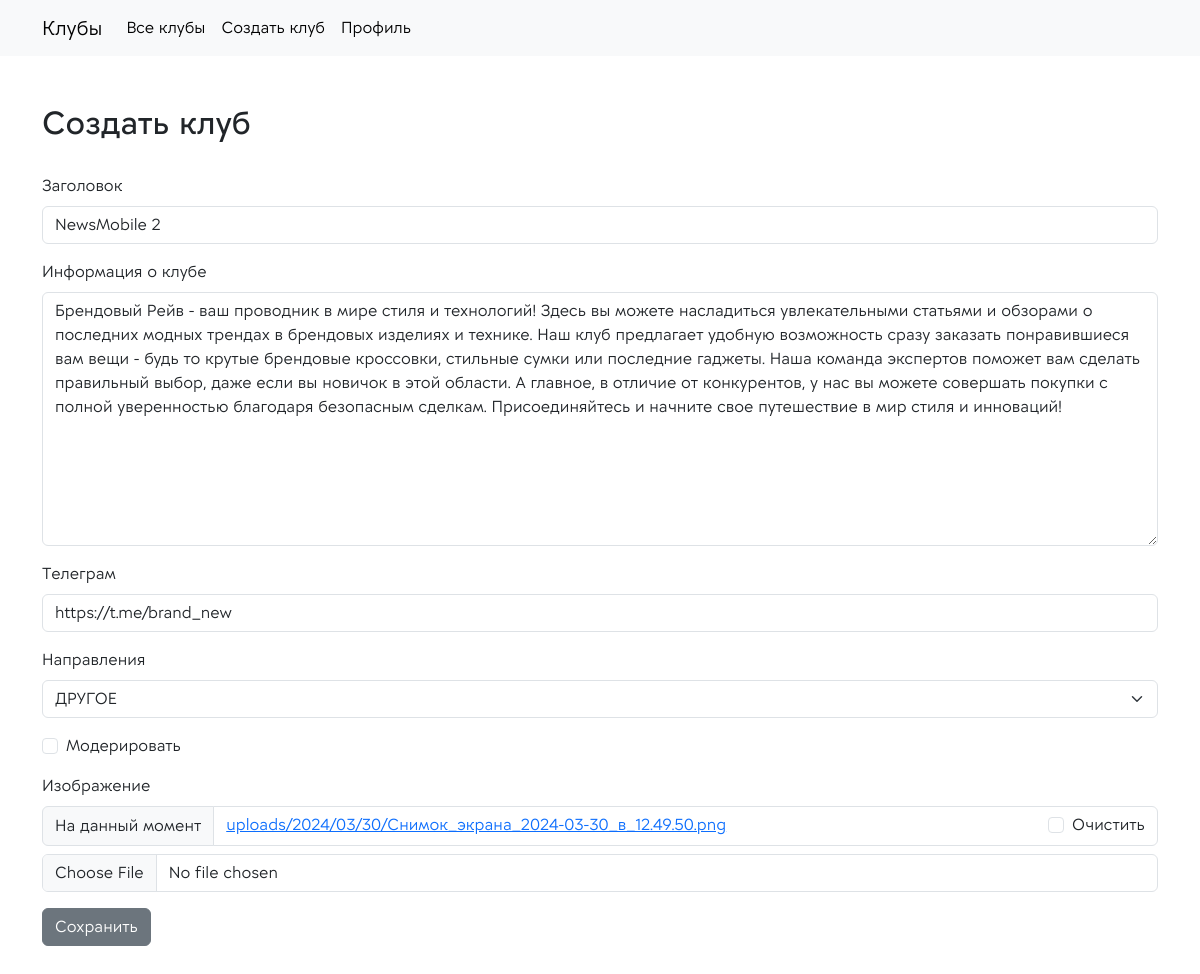
Page /brendovyij-rejv/edit-club/ (signed in) on the committed database.
### app_clubs/models.py (models this page shows, shortened)
class BaseModel(models.Model):
    format_choices = [
        ("Онлайн", "Онлайн"),
        ("Офлайн", "Офлайн"),
    ]
    title = models.CharField(max_length=128, verbose_name='Заголовок')
    slug = models.SlugField(max_length=128, db_index=True, null=False, blank=True, unique=True)
    club = models.ForeignKey("Club", on_delete=models.SET_NULL, null=True, blank=True)
    class Meta:
        abstract = True

class Club(BaseModel):
    club = None
    admins = models.ManyToManyField(get_user_model(), related_name='clubsadmins')
    not_approved = models.ManyToManyField(get_user_model(), related_name='notapproved', null=True, blank=True)
    description = models.TextField(blank=True, null=True, verbose_name='Информация о клубе')
    short_desc = CKEditor5Field(blank=True, null=True, verbose_name="Доп.информация о клубе", config_name='extends')
    moderate = models.BooleanField(default=False, verbose_name='Модерировать')
    image = models.FileField(upload_to='uploads/%Y/%m/%d/', default=None, null=True, blank=True,
                             verbose_name='Изображение')
    tg = models.CharField(max_length=256, null=True, blank=True, verbose_name='Телеграм')
    cat = models.CharField(max_length=64, choices=cats, verbose_name='Направления', null=True)
    class Meta:
        verbose_name_plural = 'Клубы'

### app_clubs/views.py (the view, shortened to what this page needs)
# urls.py: path('<slug:club_slug>/edit-club/', views.UpdateClubProfile.as_view(), name='edit_club_profile'),
class UpdateClubProfile(RequiredClubMember, UpdateView):
    model = Club
    form_class = ClubForm
    template_name = 'app_clubs/create_club.html'
    slug_url_kwarg = 'club_slug'
    for_admin = True

### app_clubs/forms.py
class ClubForm(ModelForm):
    class Meta:
        model = Club
        fields = ('title', 'description', 'tg', 'cat', 'moderate', 'image')

### app_clubs/context_processors.py (called while the page is built)
def context_navbar(request, navbar=navbar):
    if request.user.is_authenticated:
        navbar = navbar[0:-2]
        navbar.append({'selected': 'profile_user', 'name': 'Профиль', 'url': reverse_lazy('app_clubs:profile_user')})
    else:
        navbar = navbar[-2:]
    return {'logo': 'Клубы', 'main_page_url': reverse_lazy('app_clubs:home_page'), 'menu_navbar': navbar}

### app_clubs/utils.py (called while the page is built)
    def dispatch(self, request, *args, **kwargs):
        if not request.user.is_authenticated:
            return redirect(reverse_lazy('app_clubs:page_error', kwargs={'type_error': '403'}))
        current_user = request.user
        current_club = Club.objects.get(slug=self.kwargs['club_slug'])
        if not (current_club in current_user.clubs.all()):
            return redirect(reverse_lazy('app_clubs:page_error', kwargs={'type_error': '403'}))
        request.current_club = current_club
        if self.for_admin:
            if request.user not in current_club.admins.all():
                return redirect(reverse_lazy('app_clubs:page_error', kwargs={'type_error': '403'}))
        return super().dispatch(request, *args, **kwargs)

### app_clubs/templates/app_clubs/create_club.html (shortened to what this page needs)
{% extends 'app_clubs/base/base.html' %}
{% load crispy_forms_filters %}
{% load crispy_forms_tags %}
{% block content %}
    <br><br>
<div class="container">
    <h2>Создать клуб</h2><br>
    <form method="POST" enctype="multipart/form-data">
        {{ form|crispy }}
        <button type="submit" class="btn btn-secondary">Сохранить</button>
    </form>
</div>
    <br><br><br>
{% endblock %}

### rows in the picture
Club: title "NewsMobile 2", description "Брендовый Рейв - ваш проводник в мире стиля и технологий! Здесь вы можете насладиться увлекательными статьями и обзорами о последних модных трендах в брендовых изделиях и технике. Наш клуб предлагает удобную возможность сразу заказать понравившиеся вам вещи - будь то крутые брендовые кроссовки, стильные сумки или последние гаджеты. Наша команда экспертов поможет вам сделать правильный выбор, даже если вы новичок в этой области. А главное, в отличие от конкурентов, у нас вы можете совершать покупки с полной уверенностью благодаря безопасным сделкам. Присоединяйтесь и начните свое путешествие в мир стиля и инноваций!", tg "https://t.me/brand_new", cat "ДРУГОЕ"

### other values in the picture
{{ logo }} "Клубы"
{{ item.name }} "Все клубы" "Создать клуб" "Профиль"
